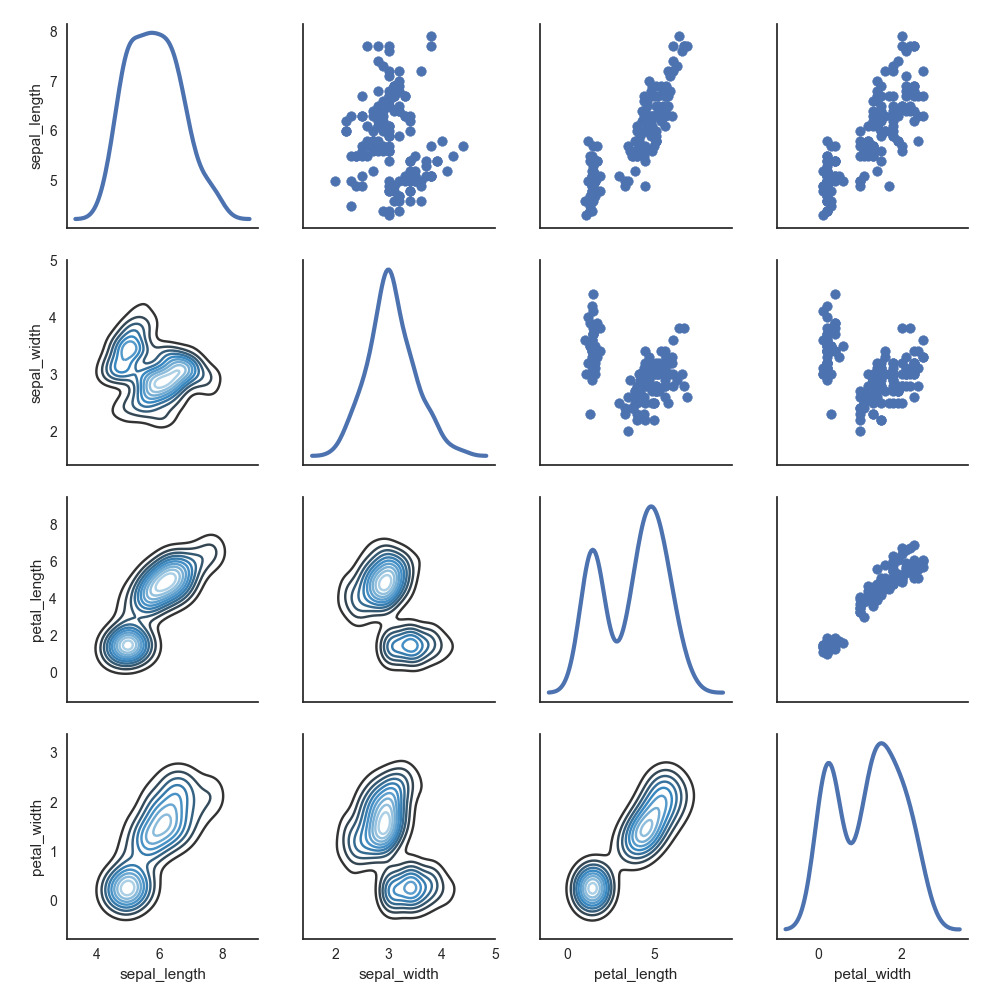

The script that saved this image:
import seaborn as sns
import matplotlib.pyplot as plt

sns.set(style="white")

df = sns.load_dataset("iris")

g = sns.PairGrid(df, diag_sharey=False)
g.map_lower(sns.kdeplot, cmap="Blues_d")
g.map_upper(plt.scatter)
g.map_diag(sns.kdeplot, lw=3)

# save and show the picture
plt.savefig('Paired_Density_and_Scatterplot_Matrix.png')
plt.show()


